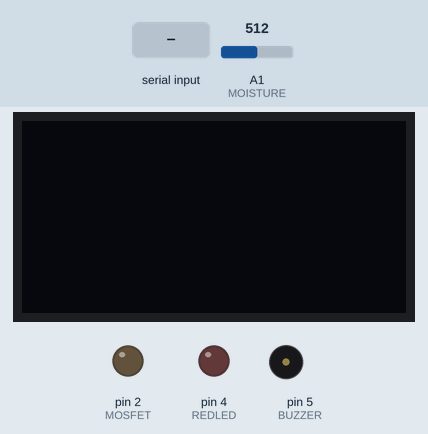
Bench run of a sketch on a simulated Arduino Uno, built with avr-gcc and run on an emulated ATmega328P. Parts: 128×64 one-colour display, output pins drawn as LEDs (lit = HIGH), buzzer (waves = sounding, pin HIGH). The test bench sets the inputs (shaded band); at power-on: A1 (MOISTURE) = 512. What the sketch prints to the serial monitor is not drawn.

Above: at 1.2 s.
1.3 s: A1 (MOISTURE) set to 583
3.2 s: A1 (MOISTURE) set to 616
At 4.4 s:
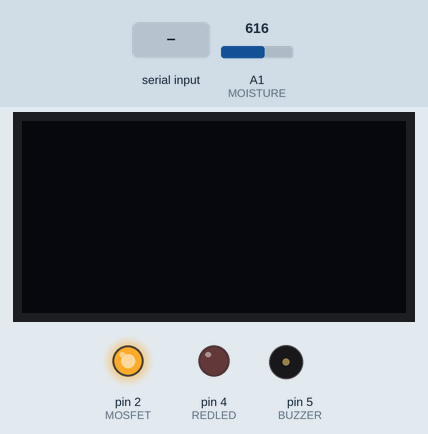
4.7 s: byte 255 (255) received over Serial
At 5.7 s:
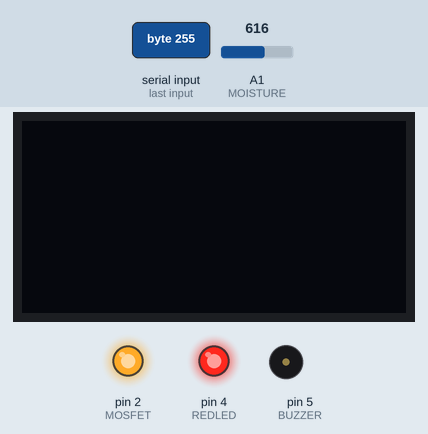
6.3 s: "1" received over Serial
At 7.1 s:
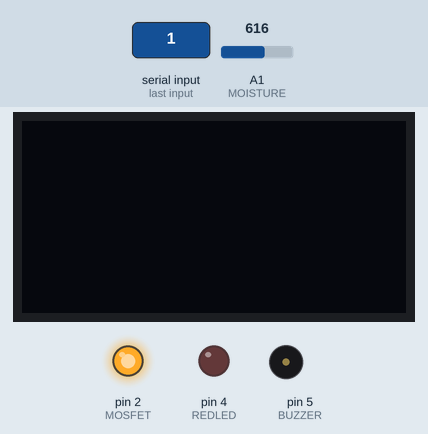
Timing chart, 0 to 8.9 s (numbered marks = the images above; inputs shaded):
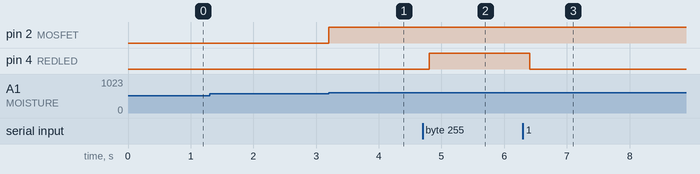

The sketch:

Minor_Project_Arduino_Code_V1.ino
```cpp
#include <Arduino.h>
#include <U8x8lib.h>
#define MOSFET 2 // The MOSFET driver for the water pump on digital I/O 2
#define REDLED 4 // Big red LED on digital I/O 4
#define BUTTON 6 // Push button on digital I/O 6
#define BUZZER 5// Buzzer on digital I/P 5
#define MOISTURE A1 //moisture sensor on A1
#define WET_THRESH 600

auto display = U8X8_SSD1306_128X64_NONAME_HW_I2C(U8X8_PIN_NONE);
int moistureValue = 0;
int receivedData = 0;
void setup() {
 Serial.begin(9600);
 display.begin();
 display.setFlipMode(0);
 display.clearDisplay();
 display.setFont(u8x8_font_7x14B_1x2_r);
 pinMode(MOSFET, OUTPUT); // Sets the D2 pin (MOSFET + Pump) to output
 pinMode(REDLED, OUTPUT); // Sets the D4 pin (LED) to output
 pinMode(BUTTON, INPUT); // Sets the D6 pin (Button) to input
 pinMode(BUZZER,OUTPUT);

 digitalWrite(MOSFET, LOW); //sets pump to initially off


}

void sendMoistureData(){
  const auto value = analogRead(A1);
  const byte data [] = {0,0,highByte(value),lowByte(value)};
  Serial.write(data, 4); // send 0,0, "high byte", "low byte"
  Serial.println(); // send "newline"
}


void loop() {
 display.setFont(u8x8_font_7x14B_1x2_r);

 moistureValue = analogRead(MOISTURE); //reads moisture from the sensor

if(moistureValue > WET_THRESH){

    digitalWrite(MOSFET,HIGH);
    delay(200);
  }
  else if(moistureValue <WET_THRESH){
    digitalWrite(MOSFET,LOW);
  }


 sendMoistureData();

 display.setCursor(0, 0);
 //if (!Serial.available()) {return;}
 if(Serial.available() > 0)
 {


 receivedData = Serial.read();

 // format the data
// char buf[16];
/*
 int y= (int)(buf);
 sprintf(buf, "%03d", receivedData);
 */
 if(receivedData<=100){

  //display.setCursor(0,0);
  //display.print("connection test");
  //display.setCursor(0,5);
  //display.print(buf);
  digitalWrite(REDLED,LOW);
  digitalWrite(MOSFET,LOW);


 }
 else if (receivedData == 255)
 {
  digitalWrite(MOSFET,LOW);
  digitalWrite(REDLED,HIGH);

 }
 else {
  //display.print("error");
  //display.clearDisplay();
  digitalWrite(MOSFET,LOW);
  digitalWrite(REDLED,LOW);
 }
}


}
```

Measured:
- the behaviour switches between 600 and 601 on A1 (MOISTURE) (found by bisection; images 0 and 1)
- after the input at 1.3 s, every drawn part: stays the same
- after the input at 3.2 s, pin 2 (MOSFET): LOW → HIGH at once
- after the input at 4.7 s, pin 4 (REDLED): LOW → HIGH after 0.11 s
- after the input at 6.3 s, pin 4 (REDLED): HIGH → LOW after 0.11 s
